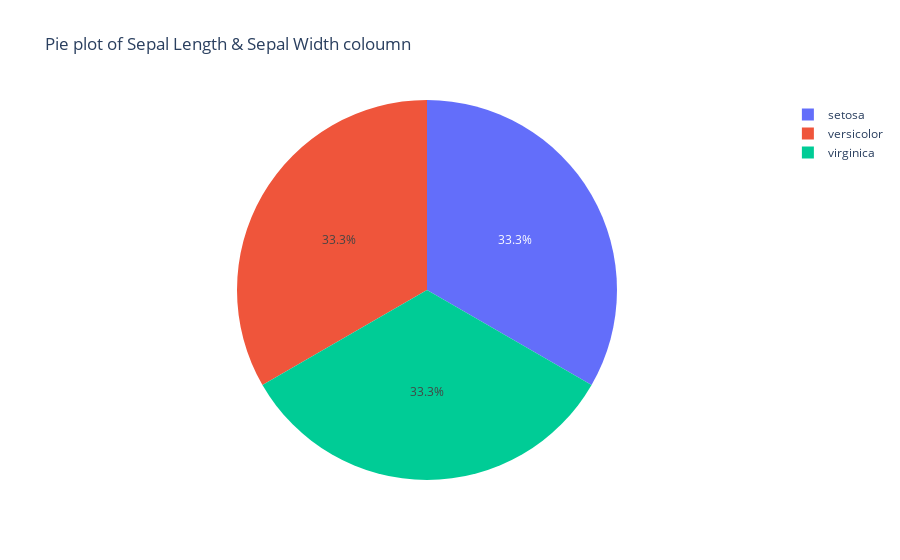

The notebook cell saved with this chart:
### Markdown cell above
## Pie Chart

### Code cell
df_pie=df['species'].value_counts().reset_index()
df_pie.columns=['species','count']
fig7=px.pie(df_pie,values='count',names='species',title='Pie plot of Sepal Length & Sepal Width coloumn')
fig7.show()

### Figure 1 — Plotly figure (JSON) as saved in the notebook; plotly's stock layout.template omitted (floating-point values rounded to 4 significant figures)
{"data": [{"domain": {"x": [0, 1], "y": [0, 1]}, "hovertemplate": "species=%{label}<br>count=%{value}<extra></extra>", "labels": ["setosa", "versicolor", "virginica"], "legendgroup": "", "name": "", "showlegend": true, "type": "pie", "values": [50, 50, 50]}], "layout": {"legend": {"tracegroupgap": 0}, "title": {"text": "Pie plot of Sepal Length & Sepal Width coloumn"}}}
